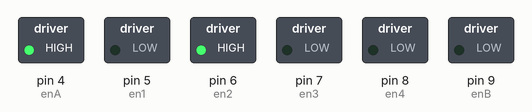
Recording of a sketch running on a simulated Arduino Uno, built with avr-gcc and run on an emulated ATmega328P. Parts: switched loads named in the sketch (green lamp = pin HIGH). What the sketch prints to the serial monitor is not drawn.

Above: at 0.1 s.
Timing chart, 0 to 1.6 s (numbered marks = the images above):
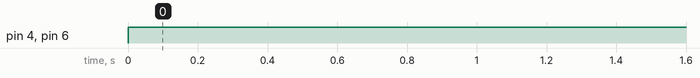

The sketch:

Single_motor_Speed_PID_control.ino
```cpp
//Reading from the encoder
#include<util/atomic.h>

//Encoder outputs for motor A connections
#define MotorA_ENCA 18
#define MotorA_ENCB 19
//Encoder outputs for motor B connections
#define MotorB_ENCA 2
#define MotorB_ENCB 3


//Motor driver connections for motor A
int enA = 4; //PWM Signal for motor A
int en1 = 5;
int en2 = 6;
//Motor driver connections for motor B
int enB = 9; //PWM Signal for motor B
int en3 = 7;
int en4 = 8;

//Defining global storage variables that can be used to store values between time steps
long prevT = 0; //previous time
int posPrevA = 0; //previous position for motor A
volatile int pos_i_A = 0;

volatile float velocity_i = 0;
volatile long prevT_i = 0;

//Defining global variables for the Raw and Filtered velocities
float v1Filt = 0;
float v1Prev = 0;
float v2Filt = 0;
float v2Prev = 0;

//gloabal variable to store the intergral error
float e_integral = 0;

void setup() {
  Serial.begin(9600);

  //Labels for the serial plotter motor encoder value outputs
  Serial.println("Motor_A_Pos, Motor_B_Pos");

  //setting up encoder pins for the motors as inputs to the microcontroller
  pinMode(MotorA_ENCA,INPUT);
  pinMode(MotorA_ENCB,INPUT);
  pinMode(MotorB_ENCA,INPUT);
  pinMode(MotorB_ENCB,INPUT);


  //Setting up pins connected to motor driver as outputs
  pinMode(enA,OUTPUT);
  pinMode(en1,OUTPUT);
  pinMode(en2,OUTPUT);
  pinMode(en3,OUTPUT);
  pinMode(en4,OUTPUT);
  pinMode(enB,OUTPUT);


  //Setting encoder output for motor A and B ENCA to trigger an interrupt then call a funtion
  attachInterrupt(digitalPinToInterrupt(MotorA_ENCA),readEncoderA,RISING);

}

void loop() {
  /*
  int pwm = 100/3.0*micros()/1.0e6;
  int dir = 1;

  setMotor(dir, pwm, enA, en1, en2);
  */

  //read the position in an atomic block to avoid potential misreads
  int pos = 0;
  float velocity2 = 0; // used for method 2

  ATOMIC_BLOCK(ATOMIC_RESTORESTATE){
    pos = pos_i_A;
    velocity2 = velocity_i;

  }

  //compute velocity with method of counting pulses per time interval
  long currT = micros();
  float deltaT = ((float) (currT-prevT)) / 1.0e6;
  float velocity1 = (pos - posPrevA) / deltaT;
  posPrevA = pos;
  prevT = currT;

  //convert counts per sec to RPM
  float v1 = velocity1/362.0*60.0;
  float v2 = velocity2/362.0*60.0;

  //LowPass Filter for the velocities at (25 Hz Cut off frequency)
  v1Filt = 0.854*v1Filt + 0.0728*v1 + 0.0728*v1Prev;
  v1Prev = v1;
  v2Filt = 0.854*v2Filt + 0.0728*v2 + 0.0728*v2Prev;
  v2Prev = v2;

  //Set a target Speed
  float vt = 150 *(sin(currT/1e6)>0);

  //Compute the control signal u
  float kp = 5; // proportional term coefficient
  float ki = 100; // integral term coefiecient
  float e = vt - v1Filt;
  float e_integral = e_integral + e*deltaT;

  float u = kp*e + e_integral;

  //set motor speed and direction
  int dir = 1;
  if (u<0){
    dir = -1;
  }
  int pwm = (int) fabs(u);
  //cut the pwm signal at 255
  if (pwm > 255){
    pwm = 255;
  }
  setMotor(dir, pwm, enA, en1, en2);

  Serial.print(v1);
  Serial.print(" ");
  Serial.print(v1Filt);
  Serial.println();
  delay(1);

}

void setMotor(int dir, int pwmVal, int m_pin, int in1, int in2){
  analogWrite(m_pin, pwmVal);

  if (dir==1){
    //Motor 2 to rotate in forward direction
    digitalWrite(in1, LOW);
    digitalWrite(in2, HIGH);
  }
  else if (dir==-1){
    //Motor to rotate in reverse direction
    digitalWrite(in1, HIGH);
    digitalWrite(in2, LOW);
  }
  else{
    //Motor to stop
    digitalWrite(in1, LOW);
    digitalWrite(in2, LOW);
  }
}


//This function is called whenever ENCA triggers an interupt
//Allows to read the positon measurements from the encoder

void readEncoderA(){
  //Reading from the encoder output B
  int b = digitalRead(MotorA_ENCB);
  int increment = 0;
  //If function to icrement position value for forward direction and decrement position value for reverse rotation of the motor
  if (b>0){
    increment = 1;
  }
  else{
    increment = -1;
  }
  pos_i_A = pos_i_A + increment;

  //Compute velocity with method of measuring the time elapsed between triggers
  long currT = micros();
  float deltaT = ((float) (currT-prevT_i)) / 1.0e6;
  velocity_i = increment/deltaT;
  prevT_i = currT;

}
```

Measured:
- by itself, pin 4 (enA), pin 6 (en2): LOW → HIGH at 0.00 s
